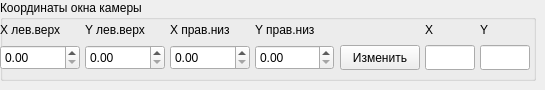
           <widget class="QWidget" name="devline_coordinates">
            <widget class="QGroupBox" name="groupbox_coordiantes_devline">
             <property name="geometry">
              <rect>
               <x>0</x>
               <y>0</y>
               <width>536</width>
               <height>81</height>
              </rect>
             </property>
             <property name="title">
              <string>Координаты окна камеры</string>
             </property>
             <widget class="QLabel" name="label_62">
              <property name="geometry">
               <rect>
                <x>480</x>
                <y>17</y>
                <width>16</width>
                <height>25</height>
               </rect>
              </property>
              <property name="sizePolicy">
               <sizepolicy hsizetype="Fixed" vsizetype="Fixed">
                <horstretch>0</horstretch>
                <verstretch>0</verstretch>
               </sizepolicy>
              </property>
              <property name="minimumSize">
               <size>
                <width>1</width>
                <height>16</height>
               </size>
              </property>
              <property name="text">
               <string>Y</string>
              </property>
             </widget>
             <widget class="QLabel" name="label_40">
              <property name="geometry">
               <rect>
                <x>425</x>
                <y>17</y>
                <width>16</width>
                <height>25</height>
               </rect>
              </property>
              <property name="sizePolicy">
               <sizepolicy hsizetype="Fixed" vsizetype="Fixed">
                <horstretch>0</horstretch>
                <verstretch>0</verstretch>
               </sizepolicy>
              </property>
              <property name="minimumSize">
               <size>
                <width>1</width>
                <height>16</height>
               </size>
              </property>
              <property name="text">
               <string>X</string>
              </property>
             </widget>
             <widget class="QLabel" name="label_38">
              <property name="geometry">
               <rect>
                <x>170</x>
                <y>17</y>
                <width>91</width>
                <height>25</height>
               </rect>
              </property>
              <property name="sizePolicy">
               <sizepolicy hsizetype="Fixed" vsizetype="Fixed">
                <horstretch>0</horstretch>
                <verstretch>0</verstretch>
               </sizepolicy>
              </property>
              <property name="minimumSize">
               <size>
                <width>1</width>
                <height>16</height>
               </size>
              </property>
              <property name="text">
               <string>X прав.низ</string>
              </property>
             </widget>
             <widget class="QPushButton" name="devline_xy_pushButton">
              <property name="geometry">
               <rect>
                <x>340</x>
                <y>45</y>
                <width>80</width>
                <height>25</height>
               </rect>
              </property>
              <property name="text">
               <string>Изменить</string>
              </property>
             </widget>
             <widget class="QLabel" name="label_36">
              <property name="geometry">
               <rect>
                <x>0</x>
                <y>17</y>
                <width>91</width>
                <height>25</height>
               </rect>
              </property>
              <property name="sizePolicy">
               <sizepolicy hsizetype="Fixed" vsizetype="Fixed">
                <horstretch>0</horstretch>
                <verstretch>0</verstretch>
               </sizepolicy>
              </property>
              <property name="minimumSize">
               <size>
                <width>1</width>
                <height>16</height>
               </size>
              </property>
              <property name="text">
               <string>X лев.верх</string>
              </property>
             </widget>
             <widget class="QLabel" name="label_39">
              <property name="geometry">
               <rect>
                <x>255</x>
                <y>17</y>
                <width>91</width>
                <height>25</height>
               </rect>
              </property>
              <property name="sizePolicy">
               <sizepolicy hsizetype="Fixed" vsizetype="Fixed">
                <horstretch>0</horstretch>
                <verstretch>0</verstretch>
               </sizepolicy>
              </property>
              <property name="minimumSize">
               <size>
                <width>1</width>
                <height>16</height>
               </size>
              </property>
              <property name="text">
               <string>Y прав.низ</string>
              </property>
             </widget>
             <widget class="QLineEdit" name="mouse_Y">
              <property name="geometry">
               <rect>
                <x>480</x>
                <y>45</y>
                <width>50</width>
                <height>25</height>
               </rect>
              </property>
              <property name="minimumSize">
               <size>
                <width>1</width>
                <height>25</height>
               </size>
              </property>
              <property name="maximumSize">
               <size>
                <width>91</width>
                <height>20</height>
               </size>
              </property>
              <property name="text">
               <string/>
              </property>
             </widget>
             <widget class="QDoubleSpinBox" name="coordinate_X_doubleSpinBox_2">
              <property name="geometry">
               <rect>
                <x>0</x>
                <y>45</y>
                <width>80</width>
                <height>25</height>
               </rect>
              </property>
              <property name="maximum">
               <double>9999.989999999999782</double>
              </property>
             </widget>
             <widget class="QDoubleSpinBox" name="coordinate_X_doubleSpinBox_3">
              <property name="geometry">
               <rect>
                <x>85</x>
                <y>45</y>
                <width>80</width>
                <height>25</height>
               </rect>
              </property>
              <property name="maximum">
               <double>9999.989999999999782</double>
              </property>
             </widget>
             <widget class="QLabel" name="label_37">
              <property name="geometry">
               <rect>
                <x>85</x>
                <y>17</y>
                <width>91</width>
                <height>25</height>
               </rect>
              </property>
              <property name="sizePolicy">
               <sizepolicy hsizetype="Fixed" vsizetype="Fixed">
                <horstretch>0</horstretch>
                <verstretch>0</verstretch>
               </sizepolicy>
              </property>
              <property name="minimumSize">
               <size>
                <width>1</width>
                <height>16</height>
               </size>
              </property>
              <property name="text">
               <string>Y лев.верх</string>
              </property>
             </widget>
             <widget class="QDoubleSpinBox" name="coordinate_X_doubleSpinBox_5">
              <property name="geometry">
               <rect>
                <x>255</x>
                <y>45</y>
                <width>79</width>
                <height>25</height>
               </rect>
              </property>
              <property name="maximum">
               <double>9999.989999999999782</double>
              </property>
             </widget>
             <widget class="QDoubleSpinBox" name="coordinate_X_doubleSpinBox_4">
              <property name="geometry">
               <rect>
                <x>170</x>
                <y>45</y>
                <width>80</width>
                <height>25</height>
               </rect>
              </property>
              <property name="maximum">
               <double>9999.989999999999782</double>
              </property>
             </widget>
             <widget class="QLineEdit" name="mouse_X">
              <property name="geometry">
               <rect>
                <x>425</x>
                <y>45</y>
                <width>50</width>
                <height>25</height>
               </rect>
              </property>
              <property name="minimumSize">
               <size>
                <width>1</width>
                <height>25</height>
               </size>
              </property>
              <property name="maximumSize">
               <size>
                <width>91</width>
                <height>20</height>
               </size>
              </property>
              <property name="text">
               <string/>
              </property>
             </widget>
            </widget>
           </widget>
